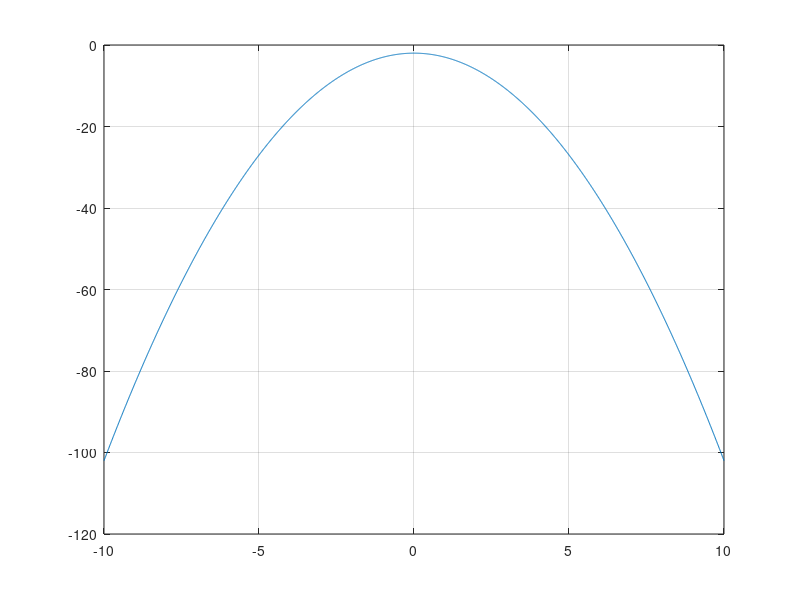

MATLAB code for this plot: (Note: this script raises an error after producing the figure.)
%MOVIE_EX1.M Sample of movie making from Moore.
%This animates a quadratic function.
%Grant Clark
%BREE 252
%2011

%% Housekeeping
clear, clc, clf     %clear workspace, command window, figure

%% Set-up
x=[-10:0.01:10];    %define x values
k=-1;               %set intial k value
y=k*x.^2 - 2;       %calculate first values for y
h=plot(x,y);        %create figure, capture handle for figure
grid on
set(h, 'Erasemode', 'xor')  %this switch causes MATLAB to erase only pixels
                            %that change
axis([-10 10 -10 10])       %sets axis limits

%% Loop
while k<1                   %start loop
    k=k+0.01;               %increment k
    y=k*x.^2 - 2;           %find values of y for x vector and current k
    set(h,'XData', x, 'YData', y);  %reset values in graph with new values
    pause(0.1)
    drawnow                 %don't wait to redraw - do it now!  
end
